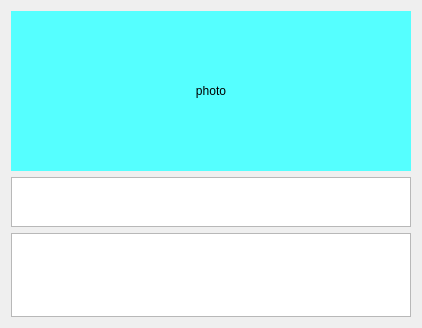
       <widget class="QWidget" name="scrollAreaWidgetContents">
        <property name="geometry">
         <rect>
          <x>0</x>
          <y>0</y>
          <width>422</width>
          <height>328</height>
         </rect>
        </property>
        <layout class="QVBoxLayout" name="verticalLayout">
         <item>
          <widget class="QLabel" name="lbl_photo_1">
           <property name="minimumSize">
            <size>
             <width>400</width>
             <height>160</height>
            </size>
           </property>
           <property name="maximumSize">
            <size>
             <width>100000</width>
             <height>10000</height>
            </size>
           </property>
           <property name="sizeIncrement">
            <size>
             <width>0</width>
             <height>0</height>
            </size>
           </property>
           <property name="styleSheet">
            <string notr="true">background-color: rgb(85, 255, 255);</string>
           </property>
           <property name="text">
            <string>photo</string>
           </property>
           <property name="alignment">
            <set>Qt::AlignCenter</set>
           </property>
          </widget>
         </item>
         <item>
          <widget class="QTextEdit" name="lbl_contents_1_1">
           <property name="maximumSize">
            <size>
             <width>16777215</width>
             <height>50</height>
            </size>
           </property>
          </widget>
         </item>
         <item>
          <widget class="QTextEdit" name="lbl_contents_1_2">
           <property name="maximumSize">
            <size>
             <width>16777215</width>
             <height>100</height>
            </size>
           </property>
          </widget>
         </item>
        </layout>
       </widget>
